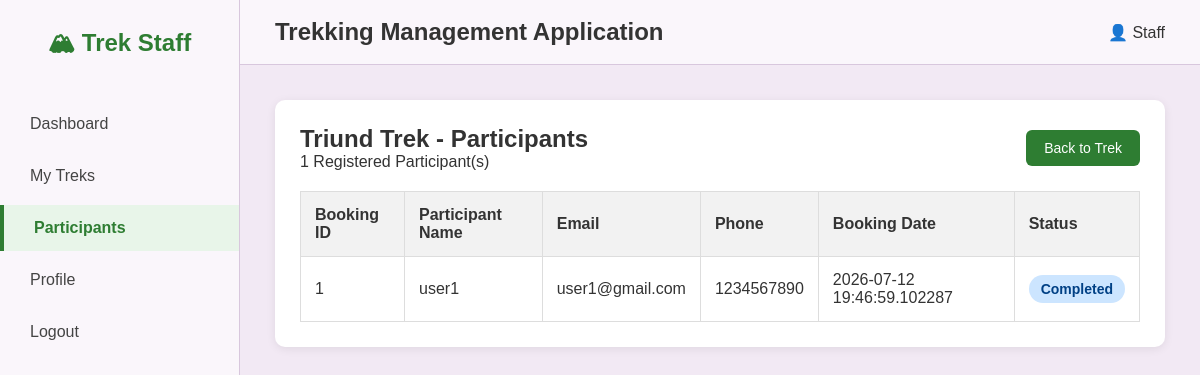
Screenshot of /staff/trek/1/participants (signed in) with the database file from the repository.
### models/models.py (models this page shows)
class Trek(db.Model):
    __tablename__='treks'
    id=db.Column(db.Integer,primary_key=True)
    name=db.Column(db.String(100),nullable=False)
    location=db.Column(db.String(150),nullable=False)
    difficulty=db.Column(db.String(20),nullable=False)         #easy/moderate/hard
    duration_days=db.Column(db.Integer,nullable=False)
    total_slots=db.Column(db.Integer,nullable=False)
    available_slots=db.Column(db.Integer,nullable=False)
    assigned_staff_id=db.Column(db.Integer,db.ForeignKey('users.id'), nullable=True)
    status=db.Column(db.String(20),default='pending')              #pending/approved/Open/Closed/Completed
    start_date=db.Column(db.Date,nullable=False)
    end_date=db.Column(db.Date,nullable=False)
    description=db.Column(db.Text,default='')
    price=db.Column(db.Float,default=0.0)
    created_at=db.Column(db.DateTime,default=datetime.utcnow)
    assigned_staff=db.relationship('User',foreign_keys=[assigned_staff_id],backref='assigned_treks')
    bookings=db.relationship('Booking',backref='trek',lazy=True)

class Booking(db.Model):
    __tablename__ ='bookings'
    __table_args__ = (
        db.UniqueConstraint('user_id', 'trek_id', name='uq_user_trek'),)  #prevent duplicate bookings
    id= db.Column(db.Integer,primary_key=True)
    user_id=db.Column(db.Integer,db.ForeignKey('users.id'),nullable=False)
    trek_id=db.Column(db.Integer,db.ForeignKey('treks.id'),nullable=False)
    booking_date=db.Column(db.DateTime,default=datetime.utcnow)
    status=db.Column(db.String(20),default='Booked')                #Booked/Cancelled/Completed
    participants=db.Column(db.Integer,default=1)
    total_amount=db.Column(db.Float,default=0.0)
    payment_status = db.Column(db.String(20), default='pending')   #pending /paid/Refunded

class User(db.Model):
    __tablename__='users'
    id=db.Column(db.Integer,primary_key=True)
    name=db.Column(db.String(100),nullable=False)
    email=db.Column(db.String(100),nullable=False,unique=True)
    password=db.Column(db.String(100),nullable=False)
    phone=db.Column(db.String(20),nullable=False)
    role=db.Column(db.String(30),nullable=False,default='user')                #admin/staff/user
    status=db.Column(db.String(20),nullable=False,default='active')    #active/blacklisted
    created_at=db.Column(db.DateTime,default=datetime.utcnow)
    bookings=db.relationship('Booking',backref='user',lazy=True)

### controllers/staff_controller.py (the view)
    @app.route('/staff/trek/<int:trek_id>/participants')
    @login_required
    @role_required('staff')
    def view_participants(trek_id):
        trek = Trek.query.get_or_404(trek_id)
        if trek.assigned_staff_id != session['user_id']:
            flash('Unauthorized Access', 'warning')
            return redirect(url_for('assigned_treks'))
        bookings = Booking.query.filter_by(
            trek_id=trek.id
        ).all()
        return render_template('staff/participants.html',
                               trek=trek,
                               bookings=bookings
                               )

### templates/staff/participants.html (shortened to what this page needs)
{% extends "base.html" %}
{% block content %}
<div class="dashboard-container">
    <aside class="sidebar">
        <h2 class="logo">🏔 Trek Staff</h2>
        <ul>
            <li>
                <a href="{{ url_for('staff_dashboard') }}">Dashboard</a>
            </li>
            <li>
                <a href="{{ url_for('assigned_treks') }}">My Treks</a>
            </li>
            <li class="active">
                <a href="{{ url_for('view_participants', trek_id=trek.id) }}">Participants</a>
            </li>
            <li>
                <a href="{{ url_for('staff_profile') }}">Profile</a>
            </li>
            <li>
                <a href="{{ url_for('logout') }}">Logout</a>
            </li>
        </ul>
    </aside>
    <div class="main-content">
        <header class="topbar">
            <h2>Trekking Management Application</h2>
            <div class="admin-info">
                👤 Staff
            </div>
        </header>
        <div class="content">
            <div class="table-box">
                <div class="table-header">
                    <div>
                        <h2>{{ trek.name }} - Participants</h2>
                        <p>
                            {{ bookings|length }} Registered Participant(s)
                        </p>
                    </div>
                    <a href="{{ url_for('trek_details', trek_id=trek.id) }}"
                       class="save-btn">
                        Back to Trek
                    </a>
                </div>
                <table>
                    <thead>
                        <tr>
                            <th>Booking ID</th>
                            <th>Participant Name</th>
                            <th>Email</th>
                            <th>Phone</th>
                            <th>Booking Date</th>
                            <th>Status</th>
                        </tr>
                    </thead>
                    <tbody>
                    {% if bookings %}
                        {% for booking in bookings %}
                        <tr>
                            <td>{{ booking.id }}</td>
                            <td>{{ booking.user.name }}</td>
                            <td>{{ booking.user.email }}</td>
                            <td>{{ booking.user.phone }}</td>
                            <td>{{ booking.booking_date }}</td>
                            <td>
                                {% if booking.status == "Booked" %}
                                    <span class="status-open">
                                        {{ booking.status }}
                                    </span>
                                {% elif booking.status == "Completed" %}
                                    <span class="status-completed">
                                        {{ booking.status }}
                                    </span>
                                {% else %}
                                    <span class="status-closed">
                                        {{ booking.status }}
                                    </span>
                                {% endif %}
                            </td>
                        </tr>
                        {% endfor %}
                    {% endif %}
                    </tbody>
                </table>
            </div>
        </div>
    </div>
</div>
{% endblock %}

### static/css/style.css (style rules this page uses)
* { margin:0; padding:0; box-sizing:border-box; font-family:Arial, Helvetica, sans-serif; }
body { background:#F2E9F4; color:#333; }
.dashboard-container { display:flex; min-height:100vh; }
.sidebar { width:240px; background:#FAF6FB; border-right:1px solid #d8c7dd; padding:25px 0; }
.logo { text-align:center; color:#2e7d32; margin-bottom:35px; }
.sidebar ul { list-style:none; }
.sidebar li { margin:6px 0; }
.sidebar a { display:block; padding:14px 30px; text-decoration:none; color:#444; transition:.3s; }
.sidebar li.active a { background:#e8f5e9; color:#2e7d32; font-weight:bold; border-left:4px solid #2e7d32; }
.main-content { flex:1; }
.topbar { display:flex; justify-content:space-between; align-items:center; background:#FAF6FB; padding:18px 35px; border-bottom:1px solid #d8c7dd; }
.content { padding:35px; }
.card, .profile-card, .form-card, .table-box { background:#fff; border-radius:10px; box-shadow:0 2px 10px rgba(0,0,0,.08); }
.profile-card, .form-card, .table-box { padding:25px; margin-bottom:30px; }
.table-header { display:flex; justify-content:space-between; align-items:center; margin-bottom:20px; }
.table-header h2 { margin:0; }
table { width:100%; border-collapse:collapse; background:#fff; }
table th { background:#f2f2f2; }
table th, table td { padding:14px; border:1px solid #ddd; text-align:left; }
.btn, .save-btn, .cancel-btn, .edit-btn, .delete-btn, .assign-btn { display:inline-block; text-decoration:none; padding:10px 18px; border-radius:6px; font-size:14px; border:none; cursor:pointer; }
.save-btn { background:#2e7d32; color:#fff; }
.status-open, .status-completed, .status-closed, .status-pending { padding:6px 12px; border-radius:20px; font-size:14px; font-weight:bold; }
.status-completed { background:#cce5ff;color:#004085; }

### rows the page displays
Trek: name "Triund Trek"
Booking: id "1", user.name "user1", user.email "user1@gmail.com", user.phone "1234567890", booking_date "2026-07-12 19:46:59.102287", status "Completed"

### other values shown
{{ bookings|length }} "1"
